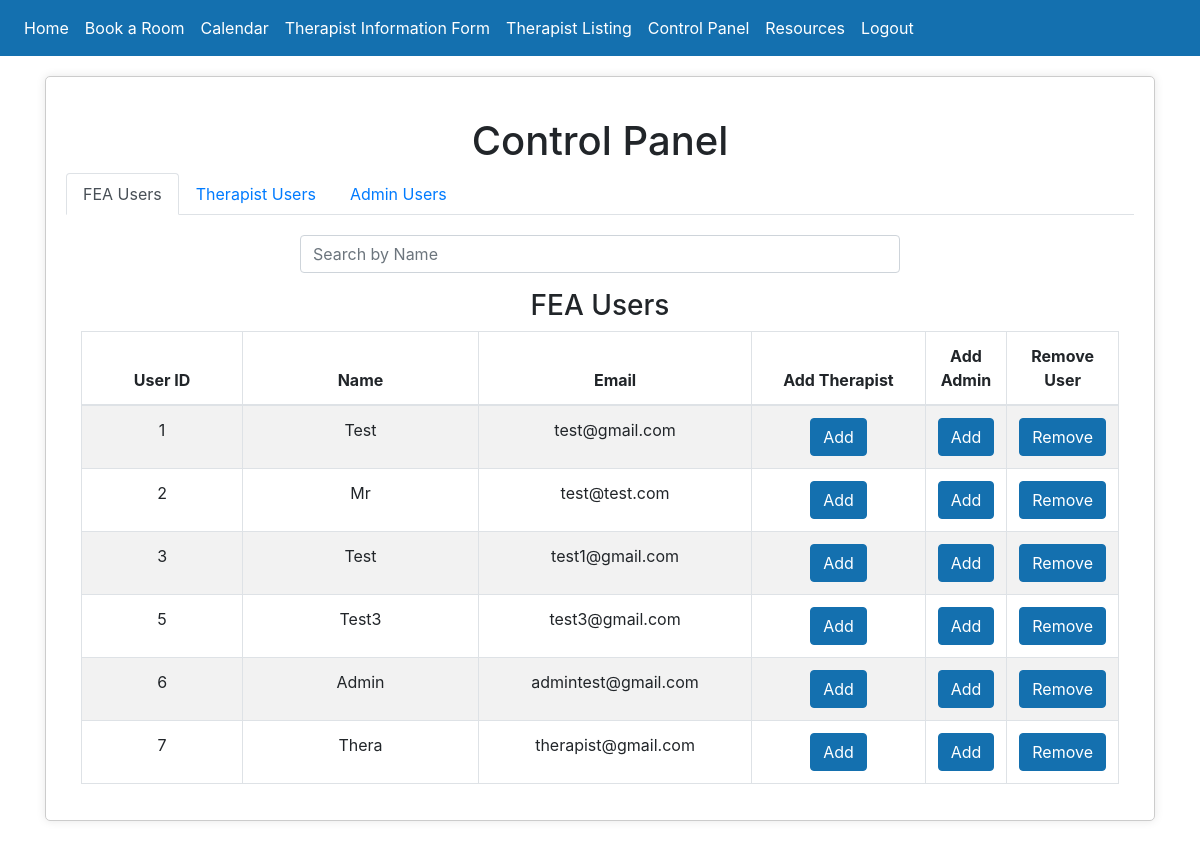
/control_panel (signed in), run on an earlier commit of the app's database.
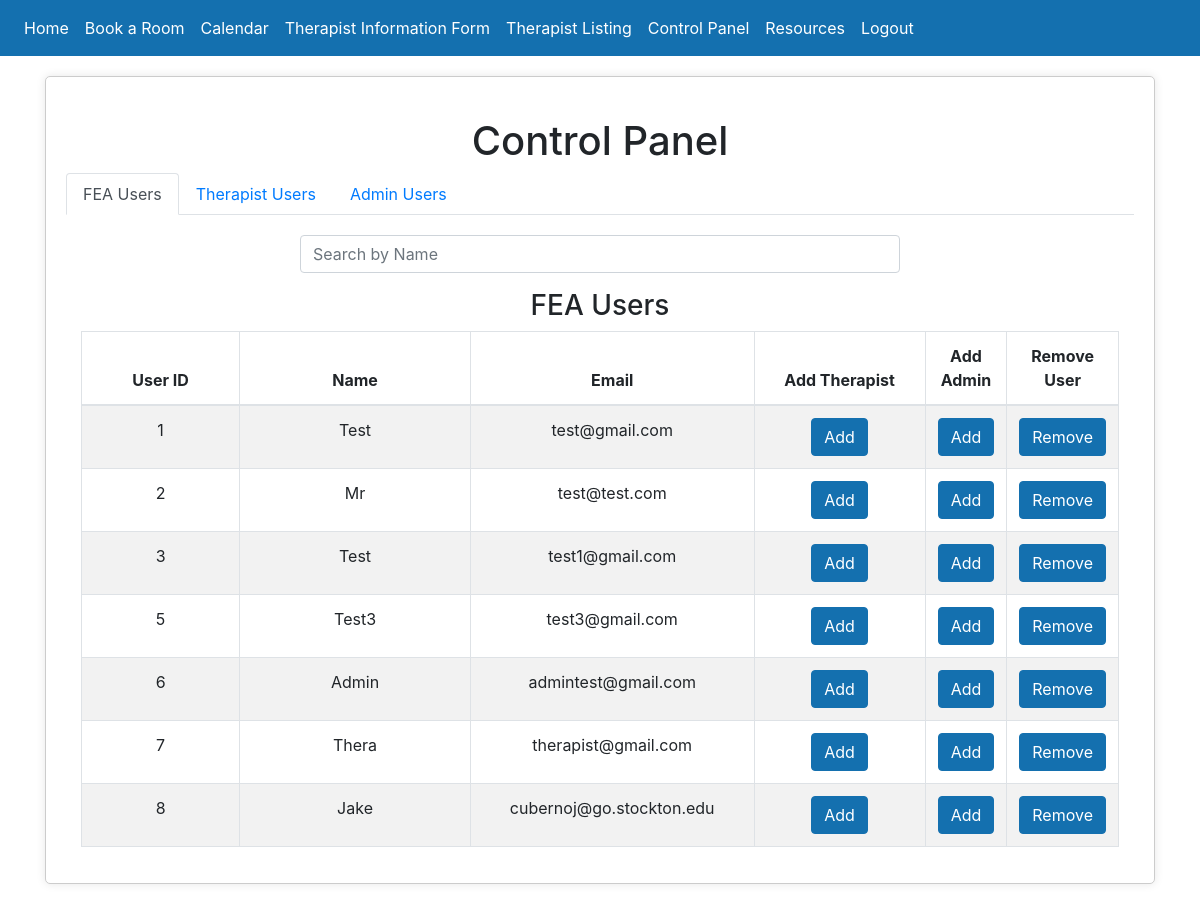
And on a later commit of the database.
### website/models.py (models this page shows)
class User(db.Model, UserMixin):
    id = db.Column(db.Integer, primary_key=True)
    email = db.Column(db.String(150), unique=True)
    password = db.Column(db.String(150))
    first_name = db.Column(db.String(150))
    notes = db.relationship('Note')

### website/views.py (the view)
@views.route('/control_panel', methods=['GET', 'POST'])
@login_required
def control_panel():#Loads the Databases into the HTML tables
    check_result = check_admin(current_user)
    if check_result:
            return check_result
    user1 = User.query.all()
    therapist1 = Therapist.query.all()
    admin = Admin.query.all()
    return render_template('control_panel.html', user=current_user, user1=user1, therapist1=therapist1, admin=admin)

### website/__init__.py (called while the page is built)
def create_app():
    app = Flask(__name__)
    app.config['SECRET_KEY'] = 'Team2 Stockton University'
    app.config['SQLALCHEMY_DATABASE_URI'] = f'sqlite:///{DB_NAME}'
    db.init_app(app)
    from .views import views
    from .auth import auth
    app.register_blueprint(views, url_prefix='/')
    app.register_blueprint(auth, url_prefix='/')
    from .models import User, Note, Therapist, Admin
    create_database(app)
    login_manager = LoginManager()
    login_manager.login_view = 'auth.login'  #Flask will redirect to auth.login if the user is not logged in.
    login_manager.init_app(app) #allows login_manager to use the app
    @login_manager.user_loader #Will look for PK and check if id = user_id in the database.
    def load_user(user_id):
        return User.query.get(int(user_id))
    return app

### website/views.py (called while the page is built)
def check_admin(current_user):
    id = current_user.id
    admin = Admin.query.filter_by(user_id=id).first()
    if admin:
        return None
    else:
        flash('Not authorized', 'error')
        return redirect(url_for('views.home'))

### website/templates/control_panel.html (shortened to what this page needs)
{% extends "base.html" %}
{% block content %}
<div class="center-box" style="max-width: 2400px; margin: 20px auto;">
    <h1 align="center" style="margin-top: 20px;">Control Panel</h1>
    <ul class="nav nav-tabs">
        <li class="nav-item">
            <a class="nav-link active" data-toggle="tab" href="#feaUsers">FEA Users</a>
        </li>
        <li class="nav-item">
            <a class="nav-link" data-toggle="tab" href="#therapistUsers">Therapist Users</a>
        </li>
        <li class="nav-item">
            <a class="nav-link" data-toggle="tab" href="#adminUsers">Admin Users</a>
        </li>
    </ul>
    <div class="tab-content">
        <div id="feaUsers" class="container tab-pane active">
            <div class="input-group mb-3" style="margin: 20px auto; width: 600px;">
                <input type="text" class="form-control" placeholder="Search by Name" id="searchFeaUsers" oninput="searchFeaUsers()">
            </div>
            <div class="section">
                <h3>FEA Users</h3>
                <table class="table table-striped table-bordered" id="feaUsersTable">
                    <thead>
                        <tr>
                            <th style="width: 20%;">User ID</th>
                            <th style="width: 30%;">Name</th>
                            <th style="width: 30%;">Email</th>
                            <th style="width: 20%;">Add Therapist</th>
                            <th style="width: 20%;">Add Admin</th>
                            <th style="width: 30%;">Remove User</th>
                        </tr>
                    </thead>
                    <tbody>
                        {% for user in user1 %}
                            <tr>
                                <td style="width: 20%;">{{ user.id }}</td>
                                <td style="width: 30%;">{{ user.first_name }}</td>
                                <td style="width: 30%;">{{ user.email }}</td>
                                <td>
                                    <form action="/add-therapist" method ='POST'>
                                        <button type="submit" class="btn btn-primary">Add</button>
                                    </form>
                                </td>
                                <td>
                                    <form action="/add-admin" method ='POST'>
                                        <button type="submit" class="btn btn-primary">Add</button>
                                    </form>
                                </td>
                                <td>
                                    <form action="/delete_user" method ='POST'>
                                        <button type="submit" class="btn btn-primary">Remove</button>
                                    </form>
                                </td>
                            </tr>
                        {% endfor %}
                    </tbody>
                </table>
            </div>
        </div>
    </div>
</div>
{% endblock %}

### website/templates/base.html (shortened to what this page needs)
<!DOCTYPE html>
<html>
    <head>
        <link
        rel="stylesheet"
        href="https://stackpath.bootstrapcdn.com/bootstrap/4.4.1/css/bootstrap.min.css"
        />
        <link
        rel="stylesheet"
        href="https://stackpath.bootstrapcdn.com/font-awesome/4.7.0/css/font-awesome.min.css"
        />
        <link
        rel="stylesheet"
        href="../static/style.css"
        />
    </head>
    <body>
      <nav class="navbar navbar-expand-lg navbar-dark bg-dark">
          <div class="collapse navbar-collapse" id="navbar">
            <div class="navbar-nav">
              {% if user.is_authenticated %}
              <a class="nav-item nav-link" id="home" href="/">Home</a>
              <a class="nav-item nav-link" id="book" href="/book">Book a Room</a>
              <a class="nav-item nav-link" id="calendar" href="/calendar">Calendar</a>
              <a class="nav-item nav-link" id="therapist_info_form" href="/therapist-info">Therapist Information Form</a>
              <a class="nav-item nav-link" id="therapist_listing"  href="/therapist-listing">Therapist Listing</a>
              <a class="nav-item nav-link" id="control_panel" href="/control_panel">Control Panel</a>
              <a class="nav-item nav-link" id="resources" href="/resources">Resources</a>
              <a class="nav-item nav-link" id="logout" href="/logout">Logout</a>
                {% else %}
              <a class="nav-item nav-link" id="login" href="/login">Login</a>
              <a class="nav-item nav-link" id="Register" href="/register">Register</a>
              {% endif %}
            </div>
          </div>
        </nav>
        <div class="container">{% block content %} {% endblock %}</div>
    </body>
    </body>
</html>
</html>

### website/static/style.css (style rules this page uses)
.btn-primary { color: #fff; background-color: #1470af; border-color: #1470af; }
.bg-dark { background-color: #1470af!important; }
.navbar-dark .navbar-nav .nav-link { color: #ffffff; }
body { margin-bottom: 100px; }
.center-box { max-width: 400px; margin: 20px auto; text-align: center; padding: 20px; border: 1px solid #ccc; border-radius: 5px; background-color: #fff; box-shadow: 0 0 10px rgba(0, 0, 0, 0.1); }

What changed in the data, as far as the page shows it:
added User: id "8", first_name "Jake", email "cubernoj@go.stockton.edu"
